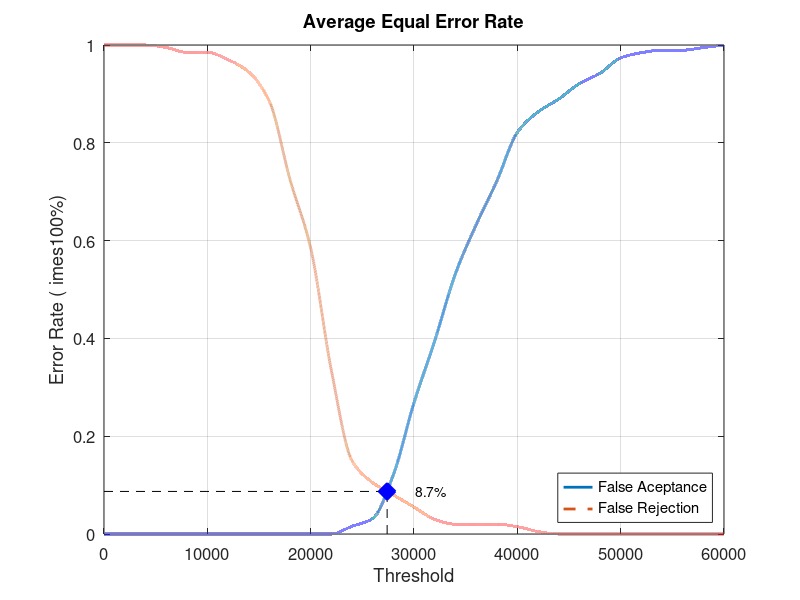
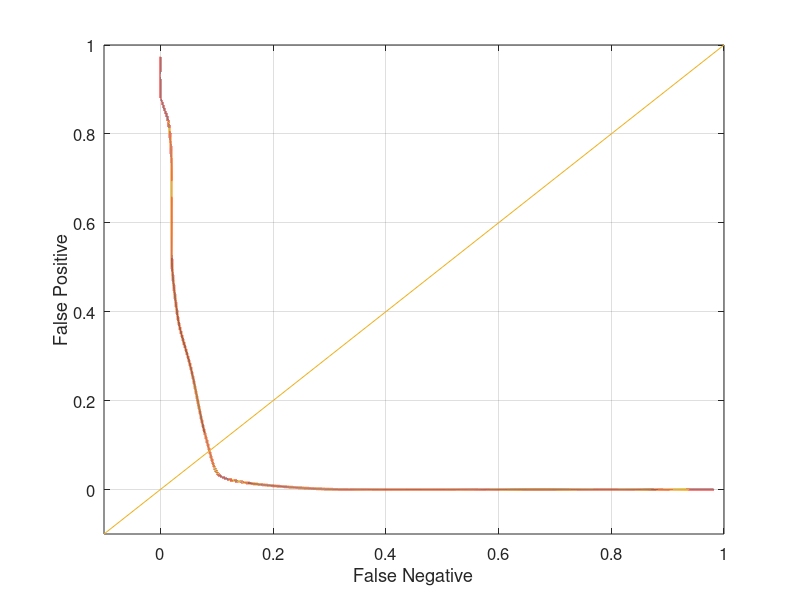

Write the MATLAB code that produced these figures, in order.
close all;
clear;
clc;
x = 0:2000:60000;
xq = 0:0.5:60000;

y0 = [0 0 0 0 0 0 0 0 0 0 0 0 0.0157895 0.0315789 0.121053 0.268421 0.394737 0.531579 0.631579 0.721053 0.821053 0.863158 0.889474 0.921053 0.942105 0.973684 0.984211 0.989474 0.989474 0.994737 1]
yy0 = interp1(x, y0, xq, 'pchip');
y1 = [1 1 1 0.995 0.985 0.985 0.97 0.945 0.885 0.725 0.585 0.335 0.15 0.105 0.08 0.055 0.03 0.02 0.02 0.02 0.015 0.005 0 0 0 0 0 0 0 0 0]
yy1 = interp1(x, y1, xq, 'pchip');

% Calculating EER: 
y2 = abs(y0 - y1);
find(y2 == min(y2))
yy2 = abs(yy0 - yy1);
xEER = find(yy2 == min(yy2));
xEERIndex = xq(xEER) % X-axis EER
yEER = yy0(xEER) % Y-axis EER

main = figure
plot(xq, yy0,'-','LineWidth', 2);	hold on
plot(xq, yy1,'--','LineWidth', 2);	hold on
plot([xEERIndex xEERIndex], [0 yEER], 'k--');	hold on
plot([0 xEERIndex], [yEER yEER], 'k--');	hold on
plot(xEERIndex, yEER, 'bx', 'LineWidth', 10);	hold on
text(xEERIndex + 10 * xEERIndex / 100, yEER, [num2str(round((10000 * yEER)) / 100) '%'])
legend('False Aceptance', 'False Rejection', 'Location', 'SouthEast')
xlabel('Threshold')
ylabel('Error Rate (	imes100%)')
title('Average Equal Error Rate')
set(gca, 'FontSize', 12)
axis([0 60000 0 1])
grid on

print(main, 'Database4_2Main', '-dpng');
FNRxFPR = figure('Color', [1 1 1]);
plot(yy1, yy0, '-', yy1, yy0, 'LineWidth', 2);
hold on
y = -0.1:0.1:1
plot(y, y); 
set(gca, 'FontSize', 12)
xlabel('False Negative')
ylabel('False Positive')
axis([-0.1 1 -0.1 1])
set(gca, 'FontSize', 12)
grid on

print(FNRxFPR, 'Database4_2FNRxFPR','-dpng');
